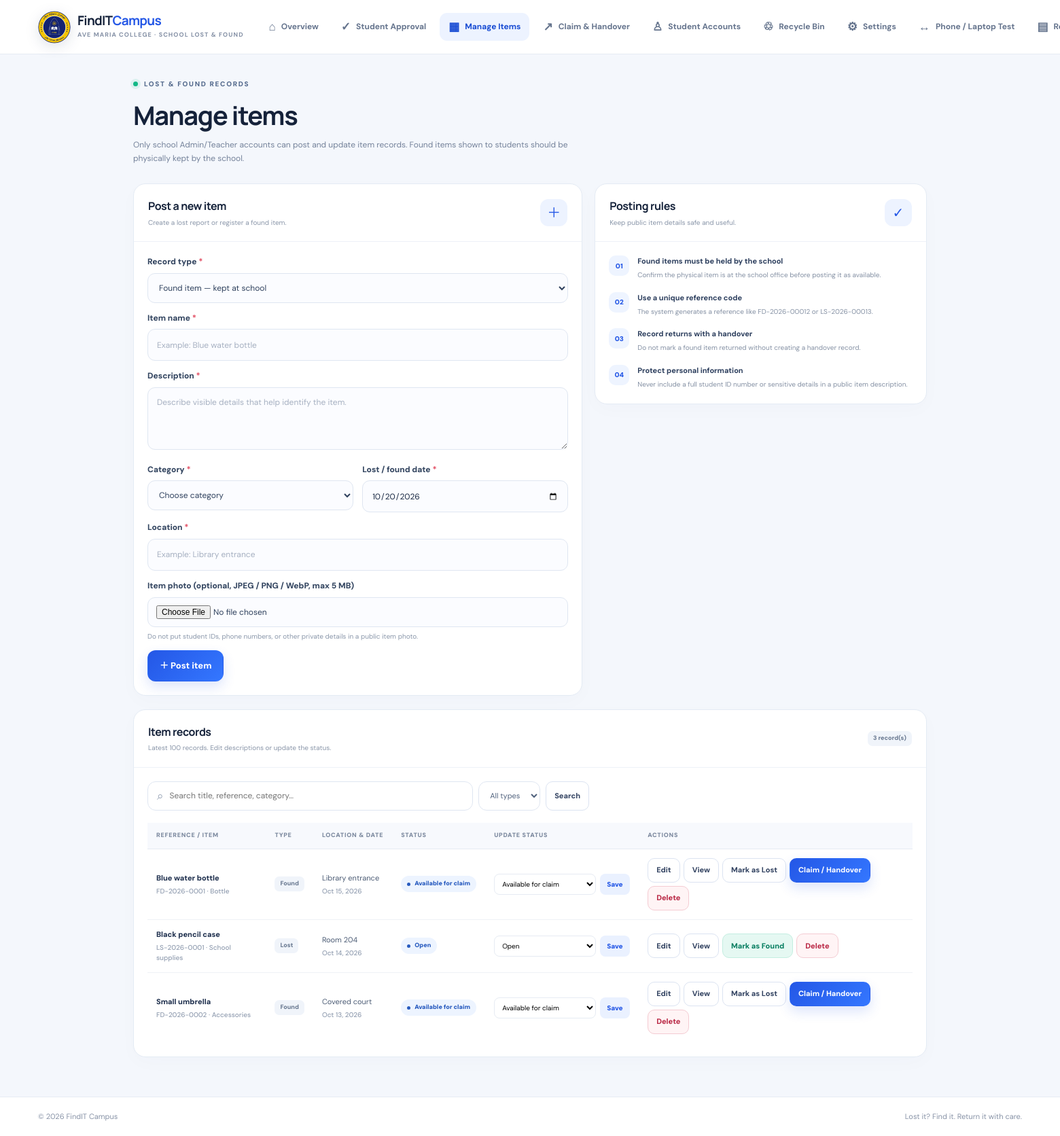
The page /admin-items.php (signed in) on the database as committed earlier.
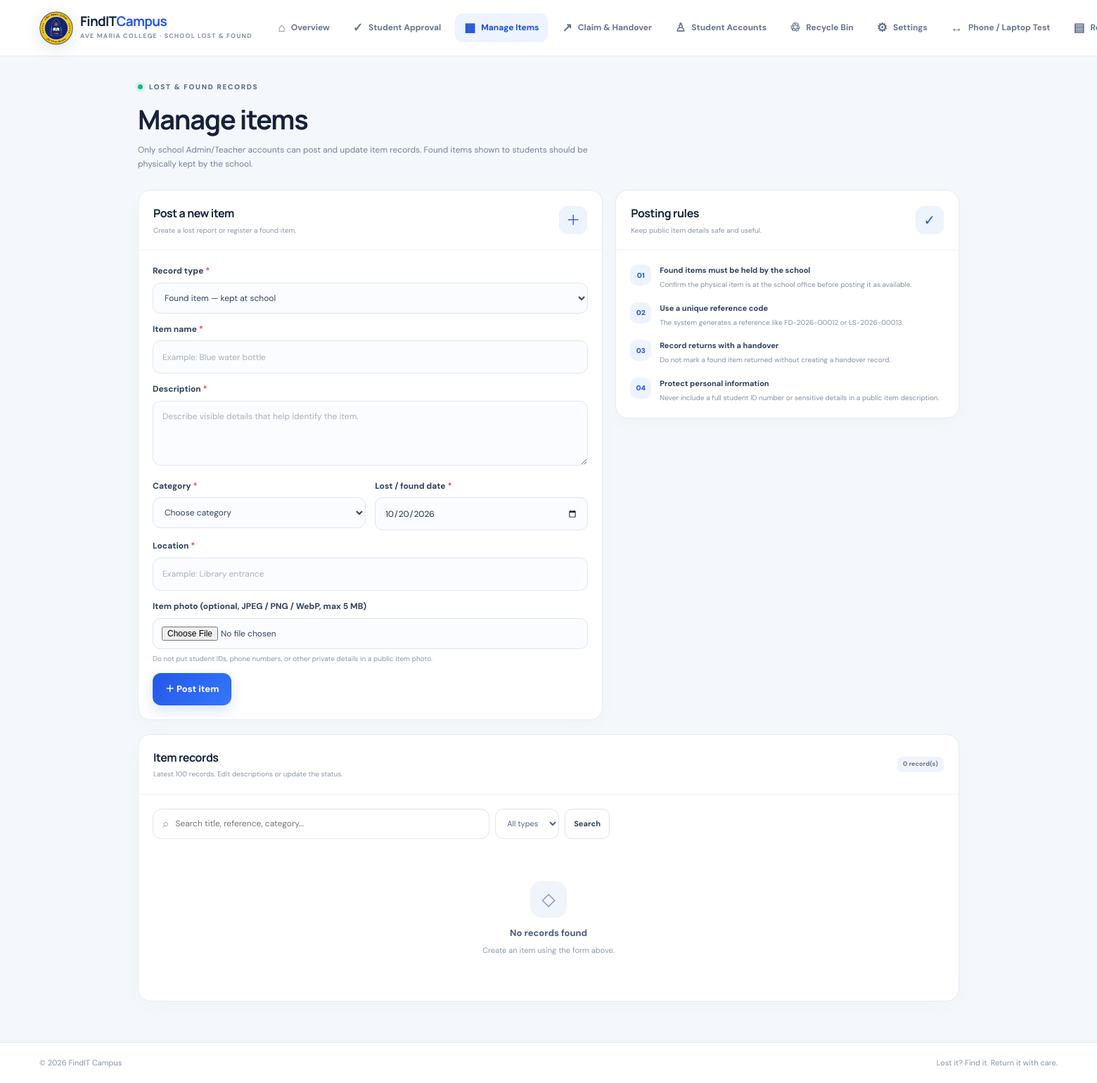
The same page on the database as committed later.
### tables this page shows
CREATE TABLE IF NOT EXISTS items (
  id BIGINT UNSIGNED NOT NULL AUTO_INCREMENT,
  reference_code VARCHAR(32) NOT NULL UNIQUE,
  item_type ENUM('lost','found') NOT NULL,
  title VARCHAR(150) NOT NULL,
  description TEXT NOT NULL,
  category VARCHAR(80) NOT NULL,
  location_found_or_lost VARCHAR(160) NOT NULL,
  event_date DATE NOT NULL,
  image_path VARCHAR(255) NULL,
  status VARCHAR(40) NOT NULL DEFAULT 'open',
  created_by BIGINT UNSIGNED NOT NULL,
  created_at DATETIME NOT NULL DEFAULT CURRENT_TIMESTAMP,
  updated_at DATETIME NOT NULL DEFAULT CURRENT_TIMESTAMP ON UPDATE CURRENT_TIMESTAMP,
  PRIMARY KEY (id),
  KEY idx_items_type_status (item_type, status),
  KEY idx_items_category (category),
  KEY idx_items_event_date (event_date),
  CONSTRAINT fk_items_creator FOREIGN KEY (created_by) REFERENCES users(id) ON DELETE RESTRICT
);

### admin-items.php (the view, shortened to what the changed rows need)
<?php
require_once __DIR__ . '/config.php';
require_once __DIR__ . '/functions.php';
$editItem = null;
$sql = 'SELECT i.*, u.full_name AS created_by_name FROM items i JOIN users u ON u.id=i.created_by WHERE 1=1'; $params = [];
$sql .= ' ORDER BY i.created_at DESC LIMIT 100'; $stmt = $pdo->prepare($sql); $stmt->execute($params); $items = $stmt->fetchAll();
render_header('Manage items','items');
?>
<div class="page-header"><div><h1>Manage items</h1></div></div>
<div class="admin-management-grid">
  <section class="panel"><div class="panel-heading-row"><div><h2><?= $editItem ? 'Edit item' : 'Post a new item' ?></h2></div></div>
  </section>
  <section class="panel"><div class="panel-heading-row"><div><h2>Posting rules</h2></div></div></section>
</div>
<section class="panel items-management-panel"><div class="panel-heading-row"><div><h2>Item records</h2><p></p></div><span class="pill"><?= count($items) ?> record(s)</span></div><div class="panel-body">
<?php if (!$items): ?><div class="empty-state"><div class="empty-icon">◇</div><strong>No records found</strong><p>Create an item using the form above.</p></div><?php else: ?><div class="table-wrap"><table><thead><tr><th>Reference / Item</th><th>Type</th><th>Location &amp; date</th><th>Status</th><th>Update status</th><th>Actions</th></tr></thead><tbody><?php foreach ($items as $item): ?><tr><td><span class="table-main"><?= e($item['title']) ?></span><span class="table-sub"><?= e($item['reference_code']) ?> · <?= e($item['category']) ?></span></td><td><span class="pill"><?= e(ucfirst($item['item_type'])) ?></span></td><td><?= e($item['location_found_or_lost']) ?><span class="table-sub"><?= e(date('M j, Y',strtotime($item['event_date']))) ?></span></td><td><span class="status-badge status-<?= e(status_class($item['status'])) ?>"><?= e(status_label($item['status'])) ?></span></td><td><form method="post" class="inline-status-form"><?= csrf_field() ?><input type="hidden" name="action" value="update_status"><input type="hidden" name="item_id" value="<?= (int)$item['id'] ?>"><select name="status" aria-label="New status for <?= e($item['reference_code']) ?>"><?php $statusOptions = $item['item_type']==='lost' ? ['open','matched','closed'] : ['available_for_claim','claim_under_review']; foreach ($statusOptions as $option): ?><option value="<?= e($option) ?>" <?= $item['status']===$option?'selected':'' ?>><?= e(status_label($option)) ?></option><?php endforeach; ?></select><button type="submit">Save</button></form></td><td><div style="display:flex;flex-wrap:wrap;gap:5px;align-items:center"><a class="btn btn-outline btn-small" href="admin-items.php?edit=<?= (int)$item['id'] ?>">Edit</a><a class="btn btn-outline btn-small" href="item.php?id=<?= (int)$item['id'] ?>">View</a><?php if($item['item_type']==='lost'): ?><?php if($item['status']==='open'): ?><form method="post" style="display:inline" onsubmit="return confirm('Confirm the item was physically found and is now held by the school? A separate Found item record will be created.');"><?=csrf_field()?><input type="hidden" name="action" value="mark_as_found"><input type="hidden" name="item_id" value="<?= (int)$item['id'] ?>"><button class="btn btn-success btn-small" type="submit">Mark as Found</button></form><?php else: ?><span class="pill">Lost report matched / closed</span><?php endif;?><?php else: ?><?php if(in_array($item['status'],['available_for_claim','claim_under_review'],true)): ?><form method="post" style="display:inline" onsubmit="return confirm('Reclassify this Found record as a Lost report? The current Found record will be archived.');"><?=csrf_field()?><input type="hidden" name="action" value="mark_as_lost"><input type="hidden" name="item_id" value="<?= (int)$item['id'] ?>"><button class="btn btn-outline btn-small" type="submit">Mark as Lost</button></form><a class="btn btn-primary btn-small" href="handovers.php?item_id=<?= (int)$item['id'] ?>">Claim / Handover</a><?php else: ?><span class="pill">Returned</span><?php endif;?><?php endif; ?><form method="post" style="display:inline" onsubmit="return confirm('Move this item and related handover history to the Recycle Bin for 30 days?')"><?= csrf_field() ?><input type="hidden" name="action" value="delete_item"><input type="hidden" name="item_id" value="<?= (int)$item['id'] ?>"><button class="btn btn-danger btn-small" type="submit">Delete</button></form></div></td></tr><?php endforeach; ?></tbody></table></div><?php endif; ?></div></section>
<?php render_footer(); ?>

### functions.php (shortened to what the changed rows need)
<?php
function e(mixed $value): string
{
    return htmlspecialchars((string)$value, ENT_QUOTES | ENT_SUBSTITUTE, 'UTF-8');
}
function current_user(PDO $pdo): ?array
{
    $stmt = $pdo->prepare('SELECT id, username, student_id, full_name, program, year_level, role, status FROM users WHERE id = ? LIMIT 1');
    $stmt->execute([(int)$_SESSION['user_id']]);
    $user = $stmt->fetch();
    return $user;
}
function status_label(string $status): string
{
    return match ($status) {
        'pending' => 'Pending review',
        'approved' => 'Approved',
        'rejected' => 'Rejected',
        'correction_required' => 'Correction required',
        'open' => 'Open',
        'matched' => 'Matched',
        'closed' => 'Closed',
        'available_for_claim' => 'Available for claim',
        'claim_under_review' => 'Claim under review',
        'returned' => 'Returned',
        default => ucwords(str_replace('_', ' ', $status)),
    };
}
function status_class(string $status): string
{
    return match ($status) {
        'approved', 'returned', 'closed' => 'success',
        'pending', 'claim_under_review', 'matched', 'correction_required' => 'warning',
        'rejected' => 'danger',
        'open', 'available_for_claim' => 'info',
        default => 'neutral',
    };
}
function render_header(string $title, string $active = ''): void
{
    global $pdo;
    $user = current_user($pdo);
    $studentNav = [
        'lost' => ['lost-items.php', 'Lost Items', '◉'],
        'found' => ['found-items.php', 'Found Items', '◇'],
    ];
    $adminNav = [
        'overview' => ['admin-dashboard.php', 'Overview', '⌂'],
        'applications' => ['admin-applications.php', 'Student Approval', '✓'],
        'items' => ['admin-items.php', 'Manage Items', '▦'],
        'handovers' => ['handovers.php', 'Claim & Handover', '↗'],
        'accounts' => ['admin-accounts.php', 'Student Accounts', '♙'],
        'recycle' => ['recycle-bin.php', 'Recycle Bin', '♲'],
        'settings' => ['admin-settings.php', 'Settings', '⚙'],
        'connection' => ['connection-test.php', 'Phone / Laptop Test', '↔'],
        'reports' => ['reports.php', 'Reports & Logs', '▤'],
    ];
    ?>
    <!doctype html>
    <html lang="en">
    <head>
      <link rel="stylesheet" href="assets/styles.css?v=20261020-live-2">
    </head>
    <body>
    <div class="app-shell">
      <header class="topbar">
        <?php if ($user): ?>
          <nav class="top-nav" aria-label="Main navigation">
            <?php foreach (($user['role'] === 'admin' ? $adminNav : $studentNav) as $key => $item): ?>
              <a class="nav-link <?= $active === $key ? 'active' : '' ?>" href="<?= e($item[0]) ?>"><span class="nav-icon"><?= e($item[2]) ?></span><?= e($item[1]) ?></a>
            <?php endforeach; ?>
          </nav>
        <?php else: ?>
          <div class="topbar-right"><span class="secure-label"><span class="secure-dot"></span> School community portal</span><a class="btn btn-outline btn-small" href="index.php">Sign in</a></div>
        <?php endif; ?>
      </header>
      <main class="page-content">
    <?php
}
function render_footer(): void
{
    ?>
      </main>
    </div>
    </body>
    </html>
    <?php
}

Rows that differ between the two databases and show on the page:
removed items: title "Blue water bottle", reference_code "FD-2026-0001", category "Bottle", item_type "Found", location_found_or_lost "Library entrance", event_date "Oct 15, 2026", status "Available for claim"
removed items: title "Black pencil case", reference_code "LS-2026-0001", category "School supplies", item_type "Lost", location_found_or_lost "Room 204", event_date "Oct 14, 2026", status "Open"
removed items: title "Small umbrella", reference_code "FD-2026-0002", category "Accessories", item_type "Found", location_found_or_lost "Covered court", event_date "Oct 13, 2026", status "Available for claim"
Other text that changed with them:
count($items): "3" → "0"
text no longer shown: "REFERENCE / ITEM TYPE LOCATION & DATE STATUS UPDATE STATUS ACTIONS"
text now shown: "◇ No records found Create an item using the form above."
